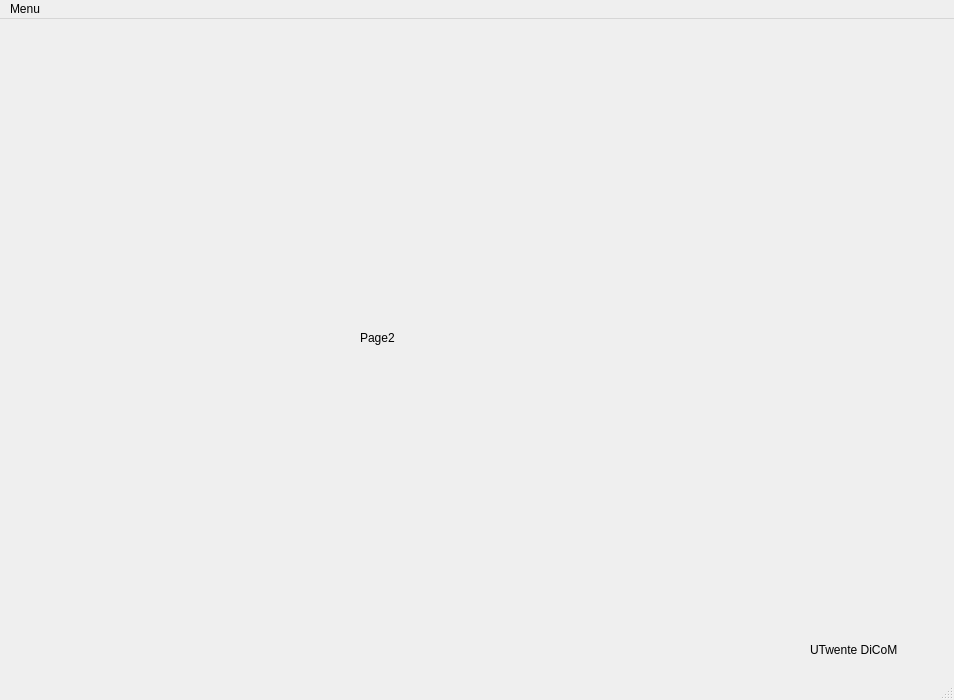
<?xml version="1.0" encoding="UTF-8"?>
<ui version="4.0">
 <class>MainWindow</class>
 <widget class="QMainWindow" name="MainWindow">
  <property name="geometry">
   <rect>
    <x>0</x>
    <y>0</y>
    <width>954</width>
    <height>700</height>
   </rect>
  </property>
  <property name="windowTitle">
   <string>MainWindow</string>
  </property>
  <widget class="QWidget" name="centralwidget">
   <widget class="QLabel" name="label">
    <property name="geometry">
     <rect>
      <x>810</x>
      <y>600</y>
      <width>131</width>
      <height>61</height>
     </rect>
    </property>
    <property name="text">
     <string>UTwente DiCoM</string>
    </property>
   </widget>
   <widget class="QStackedWidget" name="stackedWidget">
    <property name="geometry">
     <rect>
      <x>0</x>
      <y>0</y>
      <width>951</width>
      <height>651</height>
     </rect>
    </property>
    <property name="currentIndex">
     <number>1</number>
    </property>
    <widget class="QWidget" name="page">
     <widget class="QLabel" name="label_2">
      <property name="geometry">
       <rect>
        <x>400</x>
        <y>300</y>
        <width>67</width>
        <height>17</height>
       </rect>
      </property>
      <property name="text">
       <string>Page 1</string>
      </property>
     </widget>
    </widget>
    <widget class="QWidget" name="page_2">
     <widget class="QLabel" name="label_3">
      <property name="geometry">
       <rect>
        <x>360</x>
        <y>310</y>
        <width>67</width>
        <height>17</height>
       </rect>
      </property>
      <property name="text">
       <string>Page2</string>
      </property>
     </widget>
    </widget>
   </widget>
   <zorder>stackedWidget</zorder>
   <zorder>label</zorder>
  </widget>
  <widget class="QMenuBar" name="menubar">
   <property name="geometry">
    <rect>
     <x>0</x>
     <y>0</y>
     <width>954</width>
     <height>22</height>
    </rect>
   </property>
   <widget class="QMenu" name="menuMenu">
    <property name="title">
     <string>Menu</string>
    </property>
    <addaction name="actionpage1"/>
    <addaction name="actionpage2"/>
   </widget>
   <addaction name="menuMenu"/>
  </widget>
  <widget class="QStatusBar" name="statusbar"/>
  <action name="actionpage1">
   <property name="text">
    <string>page1</string>
   </property>
  </action>
  <action name="actionpage2">
   <property name="text">
    <string>page2</string>
   </property>
  </action>
 </widget>
 <resources/>
 <connections/>
</ui>
